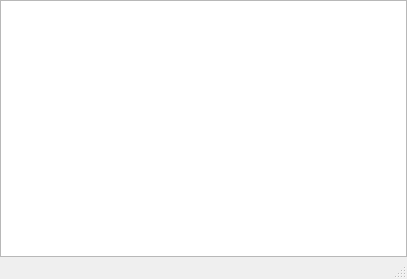
<?xml version="1.0" encoding="UTF-8"?>
<ui version="4.0">
 <class>ui</class>
 <widget class="QMainWindow" name="ui">
  <property name="geometry">
   <rect>
    <x>0</x>
    <y>0</y>
    <width>407</width>
    <height>279</height>
   </rect>
  </property>
  <property name="windowIcon">
   <iconset resource="frontend.qrc">
    <normaloff>:/icon_main</normaloff>:/icon_main</iconset>
  </property>
  <widget class="QWidget" name="centralWidget">
   <layout class="QVBoxLayout" name="verticalLayout">
    <property name="spacing">
     <number>0</number>
    </property>
    <property name="leftMargin">
     <number>0</number>
    </property>
    <property name="topMargin">
     <number>0</number>
    </property>
    <property name="rightMargin">
     <number>0</number>
    </property>
    <property name="bottomMargin">
     <number>0</number>
    </property>
    <item>
     <widget class="QTreeView" name="treeView">
      <property name="alternatingRowColors">
       <bool>true</bool>
      </property>
      <attribute name="headerVisible">
       <bool>false</bool>
      </attribute>
     </widget>
    </item>
   </layout>
  </widget>
  <widget class="QStatusBar" name="statusBar"/>
  <widget class="QMenuBar" name="menuBar">
   <property name="geometry">
    <rect>
     <x>0</x>
     <y>0</y>
     <width>407</width>
     <height>21</height>
    </rect>
   </property>
  </widget>
 </widget>
 <layoutdefault spacing="6" margin="11"/>
 <resources>
  <include location="frontend.qrc"/>
 </resources>
 <connections/>
</ui>
